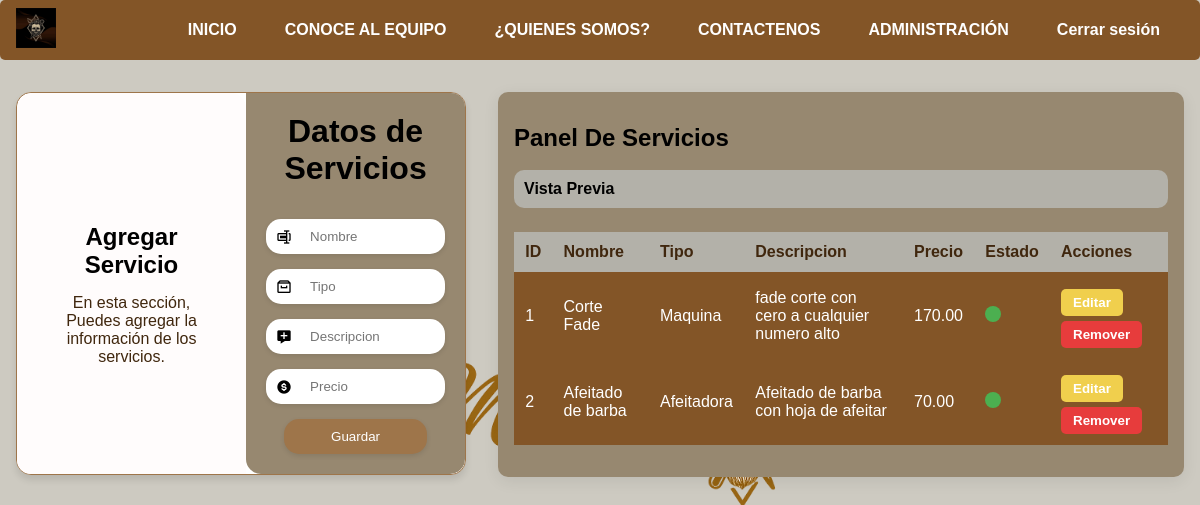
The page /AdServicio/ (signed in) on the database as committed earlier.
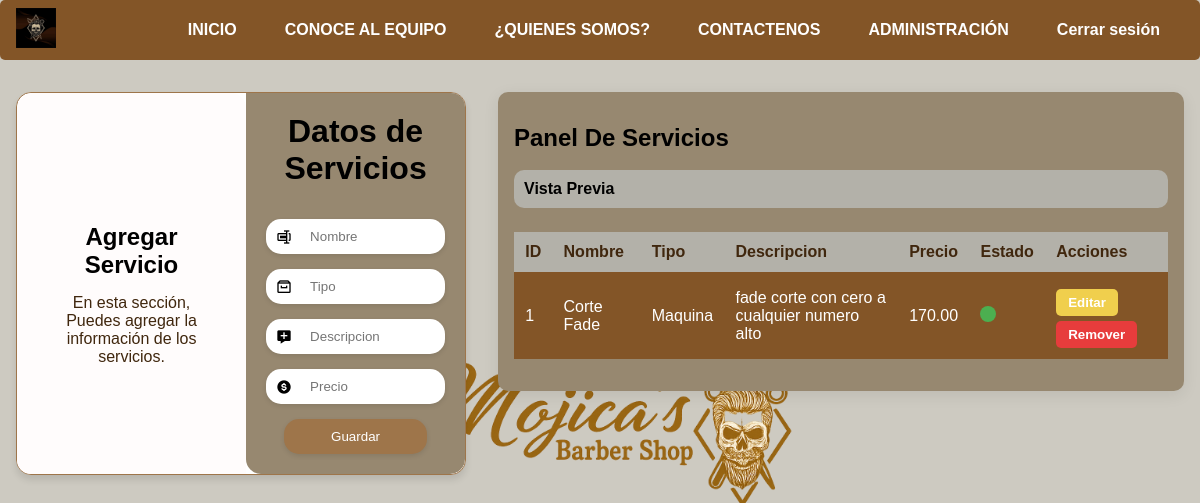
The same page on the database as committed later.
### Apps/aplicacion/models.py (models this page shows, shortened)
class Servicio(models.Model):
    nombre = models.CharField(max_length=15)
    tipo = models.CharField(max_length=15)
    descripcion = models.TextField()
    precio = models.DecimalField(max_digits=10, decimal_places=2)
    estado = models.BooleanField(default=True)

### Apps/aplicacion/views.py (the view)
        def _wrapped_view(request, *args, **kwargs):
            persona = Persona.objects.filter(id=request.user.pk).first()
            if request.user.is_superuser:
                return view_func(request, *args, **kwargs)
            if persona:
                rol_usuario = persona.rol.nombre.lower()
                if rol_usuario in [r.lower() for r in roles_permitidos]:
                    return view_func(request, *args, **kwargs)
            return redirect('login')  # O a donde prefieras

### Apps/aplicacion/views.py (called while the page is built, shortened)
def rol_requerido(roles_permitidos):
    def decorator(view_func):
        def _wrapped_view(request, *args, **kwargs):
            persona = Persona.objects.filter(id=request.user.pk).first()
            if request.user.is_superuser:
                return view_func(request, *args, **kwargs)
            if persona:
                rol_usuario = persona.rol.nombre.lower()
                if rol_usuario in [r.lower() for r in roles_permitidos]:
                    return view_func(request, *args, **kwargs)
            return redirect('login')  # O a donde prefieras
        return _wrapped_view
    return decorator

@rol_requerido(['Administrador'])
def AdminServicio(request):
    errores = []
    servicios = Servicio.objects.filter(estado=True)
    return render(request, 'admin_servicios.html', {'servicios': servicios})

### Apps/aplicacion/Templates/admin_servicios.html (shortened to what this page needs)
{% extends "Layout2.html" %}
{% load static %}
{% block head %}
<link rel="stylesheet" href="{% static 'css/AdServicio.css' %}">
<link rel="stylesheet" href="{% static 'css/Style2.css' %}">
<link href='https://unpkg.com/boxicons@2.1.4/css/boxicons.min.css' rel='stylesheet'>
{% endblock %}
{% block content %}
<div class="container">
    <div class="container-form">
        <div class="information">
            <div class="info-child">
                <h2>Agregar Servicio</h2>
                <p>En esta sección, Puedes agregar la información de los servicios.</p>
            </div>
        </div>
        <div class="form-information">
            <div class="form-information-child">
                <h2>Datos de Servicios</h2>
                <form action="" method="POST" class="form">
                    <label>
                        <i class='bx bx-rename'></i>
                        <input type="text" placeholder="Nombre" name="nombre" required maxlength="20">
                    </label>
                    <label>
                        <i class='bx bx-archive'></i>
                        <input type="text" placeholder="Tipo" name="tipo" max="20" required>
                    </label>
                    <label>
                        <i class='bx bxs-message-add'></i>
                        <input type="text" placeholder="Descripcion" name="descripcion" required maxlength="254">
                    </label>
                    <label>
                        <i class='bx bxs-dollar-circle'></i>
                        <input type="number" placeholder="Precio" name="precio" required step="any" maxlength="4">
                    </label>
                    <input type="submit" value="Guardar" id="guardar">
                </form>
            </div>
        </div>
    </div>
    <div class="panel-barberos">
        <h2>Panel De Servicios</h2>
        <br>
        <div class="preview">Vista Previa</div>
        <div class="table-section">
            <table>
                <thead>
                    <tr>
                        <th>ID</th>
                        <th>Nombre</th>
                        <th>Tipo</th>
                        <th>Descripcion</th>
                        <th>Precio</th>
                        <th>Estado</th>
                        <th>Acciones</th>
                    </tr>
                </thead>
                <tbody>
                    {% for servicio in servicios %}
                    <tr>
                        <td class="ColorID">{{ servicio.id }}</td>
                        <td class="CuerpoTd">{{ servicio.nombre }}</td>
                        <td class="CuerpoTd">{{ servicio.tipo }}</td>
                        <td class="CuerpoTd">{{ servicio.descripcion }}</td>
                        <td class="CuerpoTd">{{ servicio.precio }}</td>
                        <td class="CuerpoTd">
                            {% if servicio.estado %}
                            <span class="estado-dot estado-activo"></span>
                            {% else %}
                            <span class="estado-dot estado-inactivo"></span>
                            {% endif %}
                        </td>
                        <td class="CuerpoTd">
                            <a href="{% url 'editar_servicio' servicio.id %}"><button
                                    class="edit-btn">Editar</button></a>
                            <form action="{% url 'remover_servicio' servicio.id %}" method="POST" style="display:inline;">
                                <button type="submit" class="delete-btn">Remover</button>
                            </form>
                        </td>
                    </tr>
                    {% endfor %}
                </tbody>
            </table>
        </div>
    </div>
</div>
{% endblock %}

Rows that differ between the two databases and show on the page:
removed Servicio: id "2", nombre "Afeitado de barba", tipo "Afeitadora", descripcion "Afeitado de barba con hoja de afeitar", precio "70.00", estado True (drawn)
